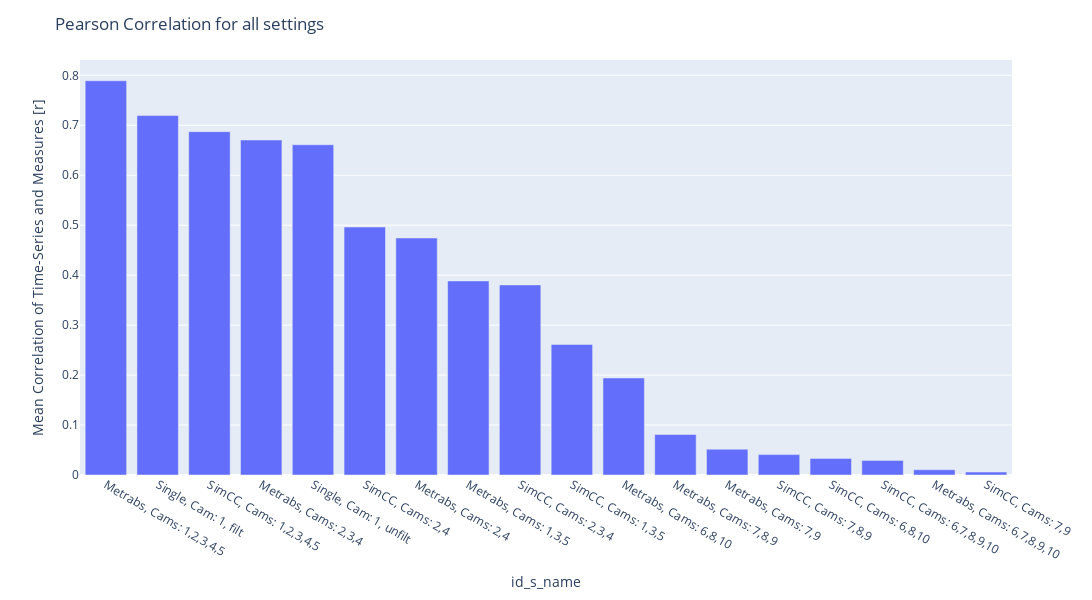

Source (notebook cell):
### Code cell
fig = px.bar(df_corr_murphy_and_ts.sort_values(by='correlation', ascending=False), x='id_s_name', y='correlation', template = 'plotly')

#fig.add_hline(y=0.9, line_dash='dot', line_color='red', name = 'corr = 0.9')

fig.update_layout(title= f'Pearson Correlation for all settings',
                  yaxis_title=f'Mean Correlation of Time-Series and Measures [r]',
                    width=1300, height=600
            )

fig.show()

os.makedirs(os.path.join(dir_plots_cont, '04_correlation'), exist_ok=True)

path = os.path.join(dir_plots_cont, '04_correlation', f'pearson_corr_joint_mean.html')
fig.write_html(path)

path = os.path.join(dir_plots_cont, '04_correlation', f'pearson_corr_joint_mean.png')
fig.write_image(path, scale = 5)

### Figure 1 — Plotly figure (JSON) as saved in the notebook; plotly's stock layout.template omitted (floating-point values rounded to 4 significant figures)
{"data": [{"alignmentgroup": "True", "hovertemplate": "id_s_name=%{x}<br>correlation=%{y}<extra></extra>", "legendgroup": "", "marker": {"color": "#636efa", "pattern": {"shape": ""}}, "name": "", "offsetgroup": "", "orientation": "v", "showlegend": false, "textposition": "auto", "x": ["Metrabs, Cams: 1,2,3,4,5", "Single, Cam: 1, filt", "SimCC, Cams: 1,2,3,4,5", "Metrabs, Cams: 2,3,4", "Single, Cam: 1, unfilt", "SimCC, Cams: 2,4", "Metrabs, Cams: 2,4", "Metrabs, Cams: 1,3,5", "SimCC, Cams: 2,3,4", "SimCC, Cams: 1,3,5", "Metrabs, Cams: 6,8,10", "Metrabs, Cams: 7,8,9", "Metrabs, Cams: 7,9", "SimCC, Cams: 7,8,9", "SimCC, Cams: 6,8,10", "SimCC, Cams: 6,7,8,9,10", "Metrabs, Cams: 6,7,8,9,10", "SimCC, Cams: 7,9"], "xaxis": "x", "y": [0.7891, 0.7194, 0.6873, 0.6705, 0.6611, 0.4963, 0.4743, 0.3885, 0.3805, 0.2612, 0.1942, 0.08105, 0.05166, 0.0408, 0.03326, 0.02927, 0.01046, 0.005893], "yaxis": "y", "type": "bar"}], "layout": {"xaxis": {"anchor": "y", "domain": [0.0, 1.0], "title": {"text": "id_s_name"}}, "yaxis": {"anchor": "x", "domain": [0.0, 1.0], "title": {"text": "Mean Correlation of Time-Series and Measures [r]"}}, "legend": {"tracegroupgap": 0}, "margin": {"t": 60}, "barmode": "relative", "title": {"text": "Pearson Correlation for all settings"}, "width": 1300, "height": 600}}
